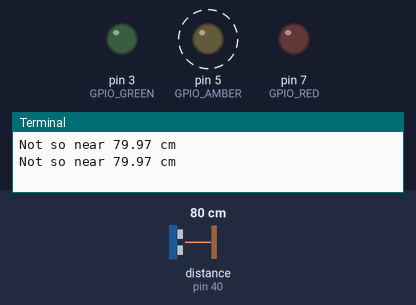
Simulated run of this program. Board: Raspberry Pi (header pin numbers). Parts: output pins drawn as LEDs (lit = HIGH), the last lines printed to the terminal. Dashed ring = blinking. Inputs (shaded band) come from the test bench; at power-on: distance to the obstacle (sensor on pin 40) 80 cm. The echo pulse lasts 58.3 µs per cm; threads take turns every 2 ms; the clock reads 2024-03-15 10:24:30 at power-on unless the program sets it; pins used as bus, display or sensor lines are not drawn.

Above: at 1.26 s.
1.3 s: distance to the obstacle (sensor on pin 40) set to 21 cm
4.8 s: distance to the obstacle (sensor on pin 40) set to 18 cm
At 5.11 s:
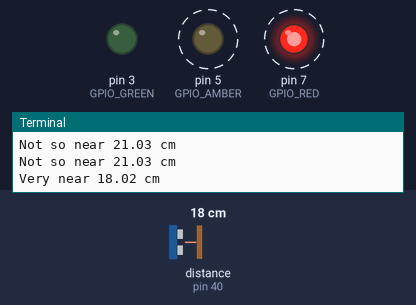
8.3 s: distance to the obstacle (sensor on pin 40) set to 120 cm
At 9.11 s:
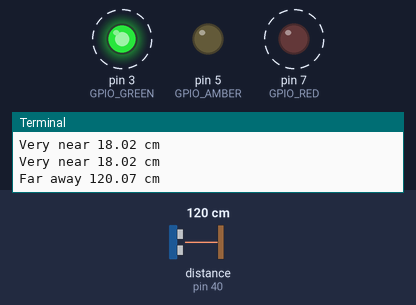
11.8 s: distance to the obstacle (sensor on pin 40) set to 103 cm
15.3 s: distance to the obstacle (sensor on pin 40) set to 95 cm
At 15.51 s:
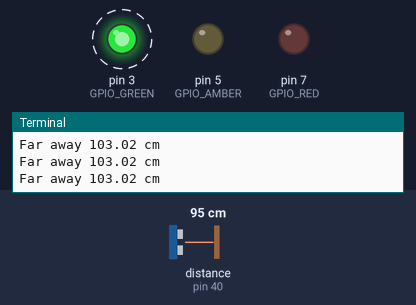
18.8 s: distance to the obstacle (sensor on pin 40) set to 2 cm
At 19.11 s:
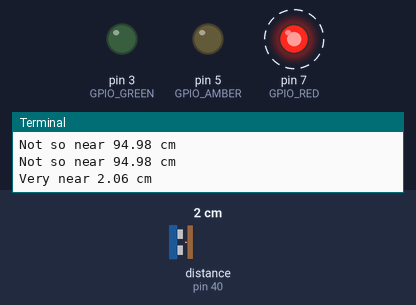
Timing chart, 0 to 23.3 s (numbered marks = the images above; inputs shaded):
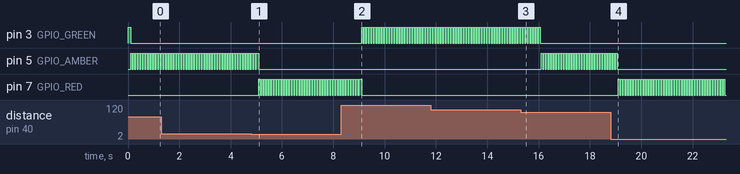

Measured:
- the behaviour switches between 20 and 19 cm on distance to the obstacle (sensor on pin 40) (found by bisection; images 0 and 1)
- the behaviour switches between 100 and 99 cm on distance to the obstacle (sensor on pin 40) (found by bisection; images 2 and 3)
- after the input at 4.8 s, pin 7 (GPIO_RED): alternates HIGH for 0.05 s and LOW for 0.05 s, starting after 0.30 s
- after the input at 8.3 s, pin 3 (GPIO_GREEN): alternates HIGH for 0.05 s and LOW for 0.05 s, starting after 0.80 s
- after the input at 15.3 s, pin 3 (GPIO_GREEN): goes on until 16.1 s, then stays LOW; pin 5 (GPIO_AMBER): alternates HIGH for 0.05 s and LOW for 0.05 s, starting after 0.80 s
- after the input at 18.8 s, pin 5 (GPIO_AMBER): goes on until 19.1 s, then stays LOW; pin 7 (GPIO_RED): alternates HIGH for 0.05 s and LOW for 0.05 s, starting after 0.31 s
- by itself, pin 5 (GPIO_AMBER): alternates HIGH for 0.05 s and LOW for 0.05 s, 6 changes in all, then stays LOW

The program:

dist_becon.py
```python
#Libraries
import RPi.GPIO as GPIO
import time
import thread

#GPIO Mode (BOARD / BCM)
GPIO.setmode(GPIO.BOARD)

#set GPIO Pins
GPIO_TRIGGER = 38
GPIO_ECHO = 40
GPIO_RED = 7
GPIO_GREEN = 3
GPIO_AMBER= 5
_running=False
_flashingLED=GPIO_GREEN

#set GPIO direction (IN / OUT)
GPIO.setup(GPIO_TRIGGER, GPIO.OUT)
GPIO.setup(GPIO_ECHO, GPIO.IN)
GPIO.setup(GPIO_RED, GPIO.OUT)
GPIO.setup(GPIO_GREEN, GPIO.OUT)
GPIO.setup(GPIO_AMBER, GPIO.OUT)

def keep_blinking():
   global _flashingLED
   global _running
   GPIO.output(GPIO_RED,False)
   GPIO.output(GPIO_GREEN,False)
   GPIO.output(GPIO_AMBER,False)
   _running = True
   while _running == True:
      GPIO.output(GPIO_RED,False)
      GPIO.output(GPIO_GREEN,False)
      GPIO.output(GPIO_AMBER,False)
      GPIO.output(_flashingLED,True)
      time.sleep(0.05)
      GPIO.output(_flashingLED,False)
      time.sleep(0.05)

def alarm(distance):
    global _flashingLED
    if distance < 20 :
        print("Very near %.2f cm" % distance)
        _flashingLED = GPIO_RED
    elif distance >=20 and distance <100:
        print("Not so near %.2f cm" % distance)
        _flashingLED=GPIO_AMBER
    else:
       print("Far away %.2f cm" % distance)
       _flashingLED = GPIO_GREEN
    return


def distance():
    # set Trigger to HIGH
    GPIO.output(GPIO_TRIGGER, True)

    # set Trigger after 0.01ms to LOW
    time.sleep(0.00001)
    GPIO.output(GPIO_TRIGGER, False)

    StartTime = time.time()
    StopTime = time.time()

    # save StartTime
    while GPIO.input(GPIO_ECHO) == 0:
        StartTime = time.time()

    # save time of arrival
    while GPIO.input(GPIO_ECHO) == 1:
        StopTime = time.time()

    # time difference between start and arrival
    TimeElapsed = StopTime - StartTime
    # multiply with the sonic speed (34300 cm/s)
    # and divide by 2, because there and back
    distance = (TimeElapsed * 34300) / 2

    return distance

if __name__ == '__main__':
    try:
        thread.start_new_thread(keep_blinking, ())
        while True:
            dist = distance()
            #print ("Measured Distance = %.1f cm" % dist)
            alarm(dist)
	    time.sleep(1)


        # Reset by pressing CTRL + C
    except KeyboardInterrupt:
        print("Measurement stopped by User")
        _running=False
        GPIO.cleanup()
```
